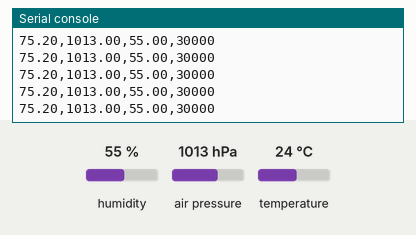
The program below on a simulated CircuitPython board. Parts: the last lines printed to the serial console. The test bench sets the inputs (shaded band); at power-on: humidity 55 %, air pressure 1013 hPa, temperature 24 °C. Library files of the repository ran but are not shown: 1 file(s).

Above: at 6.2 s.
6.3 s: humidity set to 22 %
At 7.1 s:
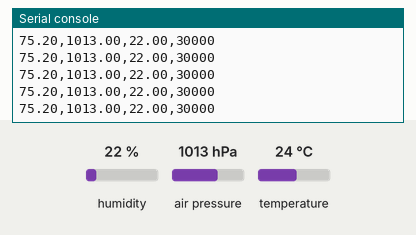
7.8 s: air pressure set to 952 hPa
At 8.5 s:
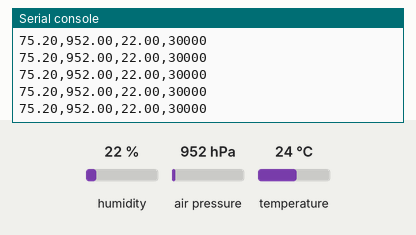
9.3 s: temperature set to 12 °C
At 10.1 s:
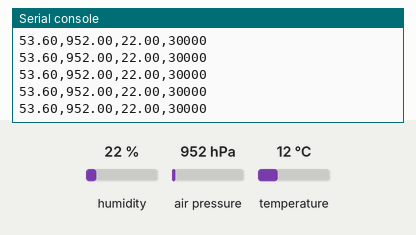
Timing chart, 0 to 12.3 s (numbered marks = the images above; inputs shaded):
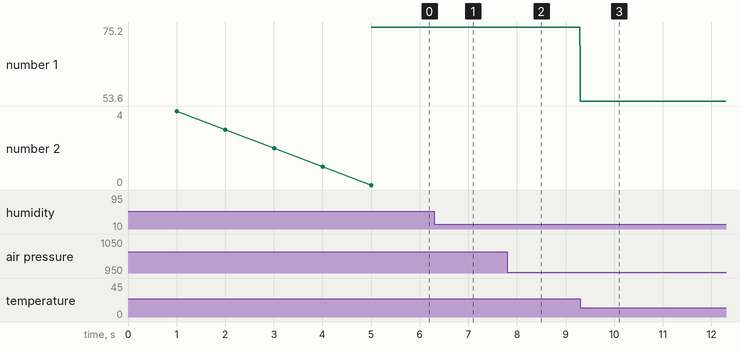

The program:

code.py
```python
"""
Ram Rocketry Payload Code 2025 - BMP390, SGP40, and HTS221
Authors:
- Surge (Evan Floyd | esfloyd9341@gmail.com, floydes@vcu.edu)
- Elias Quintero (quinteroer.01@gmail.com | quinteroer@vcu.edu)
"""

# Importing Libraries
import time
import board
import busio
import analogio
import adafruit_bmp3xx
import adafruit_sgp40
import adafruit_hts221
import adafruit_register
import sys

# I2C Bus setup
i2c_bus = busio.I2C(board.SCL, board.SDA)

# Initialize BMP390 sensor
try:
    bmp390 = adafruit_bmp3xx.BMP3XX_I2C(i2c_bus)
    print("BMP390 sensor initialized successfully.")
except ValueError as e:
    bmp390 = None
    print("BMP390 initialization failed:", e)

# Initialize SGP40 sensor
try:
    sgp40 = adafruit_sgp40.SGP40(i2c_bus)
    print("SGP40 sensor initialized successfully.")
except ValueError as e:
    sgp40 = None
    print("SGP40 initialization failed:", e)

# Initialize HTS221 sensor
try:
    hts221 = adafruit_hts221.HTS221(i2c_bus)
    print("HTS221 sensor initialized successfully.")
except ValueError as e:
    hts221 = None
    print("HTS221 initialization failed:", e)


def read_bmp390():
    """
    Read BMP390 sensor data
    Returns temperature in Celsius and pressure in hPa
    """
    if bmp390:
        temperature = bmp390.temperature
        pressure = bmp390.pressure
        return temperature, pressure
    else:
        return None, None


def read_sgp40():
    """
    Read SGP40 sensor data (Air Quality Index - Raw)
    Returns air quality index (AQI)
    """
    if sgp40:
        aqi = sgp40.raw
        return aqi
    else:
        return None


def read_hts221():
    """
    Read HTS221 sensor data
    Returns humidity in % and temperature in Celsius
    """
    if hts221:
        humidity = hts221.relative_humidity
        temperature = hts221.temperature
        return humidity, temperature
    else:
        return None, None


def startup():
    print("Starting in 5", end="")
    for i in range(4, -1, -1):
        time.sleep(1)
        write = sys.stdout.write
        write("\b \b")
        print(i, end="")

    for i in range(1, 6):
        print("")

def main():
    print(board.board_id)
    startup()
    while True:
        # Read BMP390 data
        temp_bmp, pressure = read_bmp390()
        # Read SGP40 data
        aqi = read_sgp40()
        # Read HTS221 data
        humidity, temp_hts = read_hts221()
        if temp_bmp is not None and temp_hts is not None:
            temp_final = (9 / 5) * (
                temp_bmp + temp_hts
            ) / 2 + 32  # take average of the two measurements

        #if temp_final is not None and pressure is not None:
        #    print(f"Temperature             = {temp_final:.2f} Fahrenheit")
        #    print(f"Pressure                = {pressure:.2f} hPa")
        # else:
        #     print("BMP390: Sensor not initialized")

        # if aqi is not None:
        #     print(f"Air Quality Index (RAW) = {aqi}")
        # else:
        #     print("SGP40: Sensor not initialized")

        # if humidity is not None and temp_hts is not None:
        #     print(f"Humidity                = {humidity:.2f}%")
        # else:
        #     print("HTS221: Sensor not initialized")

        # print("-" * 45)

        line = f"{temp_final:.2f},{pressure:.2f},{humidity:.2f},{aqi}"
        print(line)

# Run the main loop
if __name__ == "__main__":
    main()
```

Measured:
- after the input at 6.3 s, the serial console: prints a new line at once (image 1)
- after the input at 7.8 s, the serial console: prints a new line at once (image 2)
- after the input at 9.3 s, the serial console: prints a new line at once (image 3)
- plotted number 1: 75.2 → 53.6 after the input at 9.3 s
